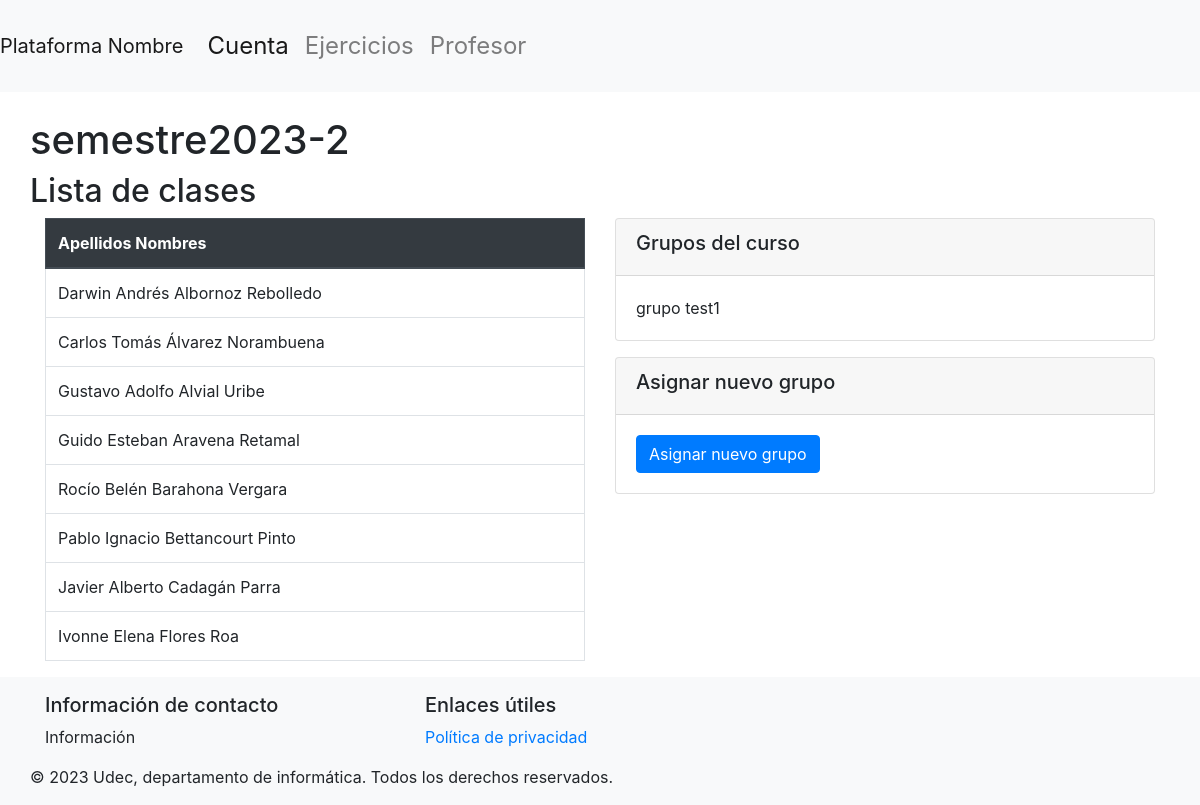
The app's page /dashDocente/1/detalleCurso/1 (signed in) with its own data.
### basedatos/modelos.py (models this page shows, shortened)
class Curso(db.Model):
    id = db.Column(db.Integer, primary_key=True)
    nombre = db.Column(db.String(100), nullable=False, unique=True)
    activa = db.Column(db.Boolean(), nullable=False, default=True)
    estudiantes = db.relationship('Estudiante', secondary=inscripciones, back_populates='cursos')
    grupos = db.relationship('Grupo', order_by=Grupo.id, back_populates='curso')

class Estudiante(db.Model):
    id = db.Column(db.Integer, primary_key=True)
    matricula = db.Column(db.String(50), nullable=False)
    nombres = db.Column(db.String(200), nullable=False)
    apellidos = db.Column(db.String(200), nullable=False)
    correo = db.Column(db.String(50), nullable=True, unique=True)
    password = db.Column(db.String(150), nullable=False)
    carrera = db.Column(db.String(100), nullable=False)
    cursos = db.relationship('Curso', secondary=inscripciones, back_populates='estudiantes')
    grupos = db.relationship('Grupo', secondary=estudiantes_grupos, back_populates='estudiantes')

class Grupo(db.Model):
    id = db.Column(db.Integer, primary_key=True)
    nombre = db.Column(db.String(50), nullable=False, unique=True)
    curso = db.relationship('Curso', back_populates='grupos')
    estudiantes = db.relationship('Estudiante', secondary=estudiantes_grupos, back_populates='grupos')
    id_curso = db.Column(db.Integer, db.ForeignKey('curso.id'))

### main.py (the view)
@app.route('/dashDocente/<int:supervisor_id>/detalleCurso/<int:curso_id>', methods=['GET','POST'])
@login_required
def detallesCurso(supervisor_id, curso_id):
    curso_actual=Curso.query.get(curso_id)
    grupos=Grupo.query.filter_by(id_curso=curso_id).all()
    estudiantes_curso = Estudiante.query.filter(Estudiante.cursos.any(id=curso_id)).all()
    return(render_template('detallesCurso.html', supervisor_id=supervisor_id, curso=curso_actual, grupos=grupos, estudiantes_curso=estudiantes_curso))

### basedatos/modelos.py (called while the page is built)
    @property
    def is_authenticated(self):
        return True

### main.py (called while the page is built)
@login_manager.user_loader
def load_user(user_id):
    if user_id.startswith("e"):
        user = db.session.get(Estudiante, int(user_id[1:]))
    elif user_id.startswith("s"):
        user = db.session.get(Supervisor, int(user_id[1:]))
    else:
        return None
    return user

### templates/detallesCurso.html (shortened to what this page needs)
{% extends 'layout.html' %}
{% block content %}
<div class="row">
        <h1>{{ curso.nombre }}</h1>
</div>
<div class="row">
    <h2>Lista de clases</h2>
</div>
<div class="row">
    <div class="col-md-6">
        <table class="table table-bordered">
            <thead class="thead-dark">
                <tr>
                    <th>Apellidos Nombres</th>
                </tr>
            </thead>
            <tbody>
                {% for estudiante in estudiantes_curso %}
                    <tr>
                        <td>{{ estudiante.nombres }} {{ estudiante.apellidos }}</td>
                    </tr>
                {% endfor %}
            </tbody>
        </table>
    </div>
    <div class="col-md-6">
        <div class="card mb-3">
            <div class="card-header">
                <h5>Grupos del curso</h5>
            </div>
            <div class="card-body">
                {% for grupo in grupos %}
                <p class="card-text">{{ grupo.nombre }}</p>
                {% endfor %}
            </div>
        </div>
        <div class="card">
            <div class="card-header">
                <h5>Asignar nuevo grupo</h5>
            </div>
            <div class="card-body">
                <a href="{{ url_for('asignarGrupos', supervisor_id=supervisor_id, curso_id=curso.id) }}" class="btn btn-primary">Asignar nuevo grupo</a>
            </div>
        </div>
    </div>
</div>
{% endblock %}

### records on screen
Curso: nombre "semestre2023-2"
Estudiante: nombres "Darwin Andrés", apellidos "Albornoz Rebolledo"
Estudiante: nombres "Carlos Tomás", apellidos "Álvarez Norambuena"
Estudiante: nombres "Gustavo Adolfo", apellidos "Alvial Uribe"
Estudiante: nombres "Guido Esteban", apellidos "Aravena Retamal"
Estudiante: nombres "Rocío Belén", apellidos "Barahona Vergara"
Estudiante: nombres "Pablo Ignacio", apellidos "Bettancourt Pinto"
Estudiante: nombres "Javier Alberto", apellidos "Cadagán Parra"
Estudiante: nombres "Ivonne Elena", apellidos "Flores Roa"
Grupo: nombre "grupo test1"
